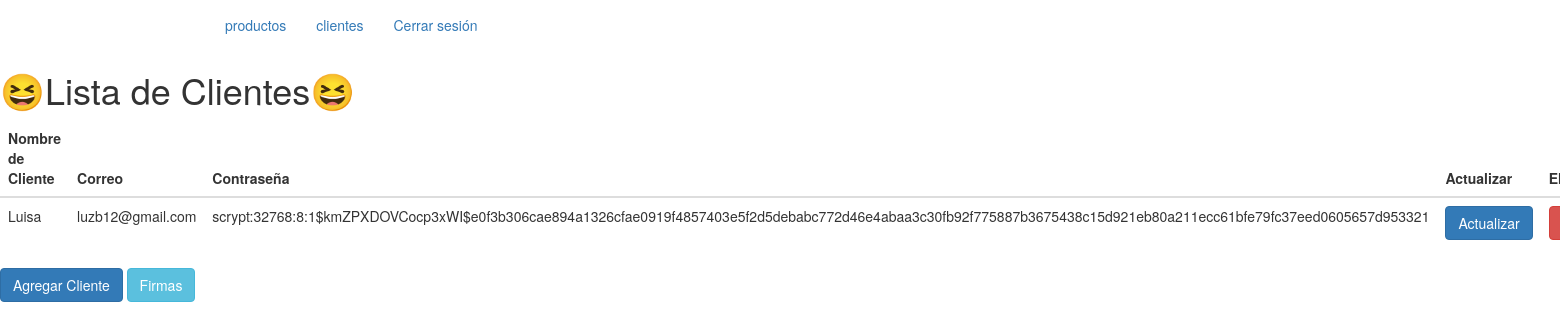
The page /clientes/listarCliente on the database as committed earlier.
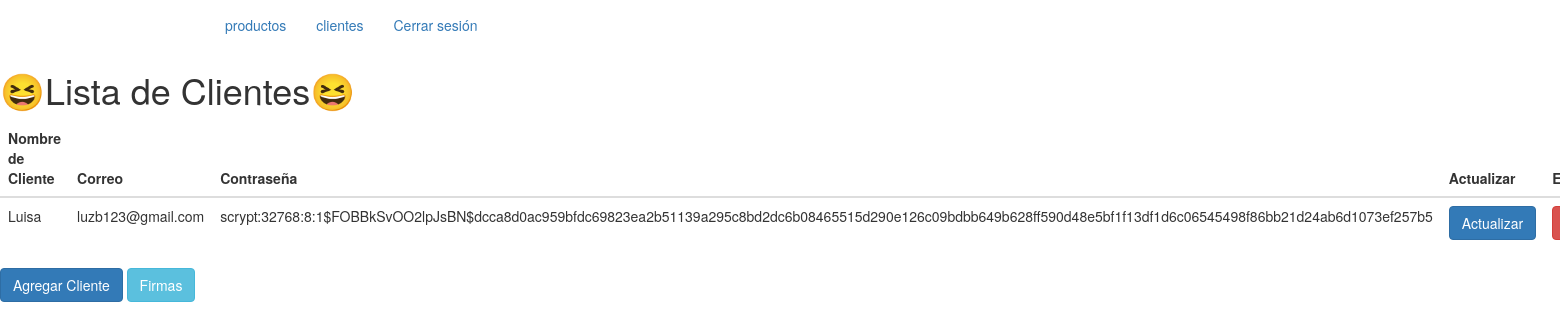
The same page on the database as committed later.
### app/models.py (models this page shows, shortened)
class Cliente(UserMixin, db.Model):
    __tablename__= "clientes"
    id = db.Column(db.Integer, primary_key = True)
    userName = db.Column(db.String(100), unique = True)
    email = db.Column(db.String(120), unique = True)
    password = db.Column(db.String(128))

### app/clientes/routes.py (the view)
@clientes.route('/listarCliente')
def listar():
    clientes= app.Cliente.query.all()
    return render_template('listarCliente.html',
                           clientes=clientes)

### app/clientes/templates/listarCliente.html (shortened to what this page needs)
{% extends "base.html" %} {% block content %}
<nav class="nav nav-inverse">
  <div class="container">
    <ul class="nav navbar-nav">
      <li><a href="/productos/listar">productos</a></li>
      <li><a href="/clientes/listarCliente">clientes</a></li>
      {% if current_user.is_authenticated %}
      <li>
        <a href="/auth/logout">Cerrar sesión</a>
      </li>
      {% else %}
      <li>
        <a href="/auth/logout">Cerrar sesión</a>
      </li>
      {% endif %}
    </ul>
  </div>
</nav>
<h1>😆Lista de Clientes😆</h1>
<table class="table table-hover">
  <thead>
    <tr>
      <th>Nombre de Cliente</th>
      <th>Correo</th>
      <th>Contraseña</th>
      <th>Actualizar</th>
      <th>Eliminar</th>
    </tr>
  </thead>
  <tbody>
    {% for cliente in clientes %}
    <tr>
      <td>{{cliente.userName}}</td>
      <td>{{cliente.email}}</td>
      <td>{{cliente.password}}</td>
      <td>
        <a href="/clientes/editarCliente/{{cliente.id}}" class="btn btn-primary"
          >Actualizar</a
        >
      </td>
      <td>
        <a
          href="/clientes/eliminarCliente/{{cliente.id}}"
          class="btn btn-danger"
          >Eliminar</a
        >
      </td>
    </tr>
    {% endfor %}
  </tbody>
</table>
<div class="d-grid gap-2 col-6 mx-auto">
  <a href="/clientes/crearCliente" class="btn btn-primary">Agregar Cliente</a>
  <a href="/firmas/lista_firmas" class="btn btn-info">Firmas</a>
</div>
{% endblock%}

### app/templates/base.html (shortened to what this page needs)
{% extends 'bootstrap/base.html' %}
{% block head %}
    {{ super() }}
{% endblock %}
{% block body %}
       {% block content %}
       {% endblock %}
{% endblock %}

Rows that differ between the two databases and show on the page:
changed Cliente "Luisa": email "luzb12@gmail.com" → "luzb123@gmail.com"; password "scrypt:32768:8:1$kmZPXDOVCocp3xWI$e0f3b306cae894a1326cfae0919f4857403e5f2d5debabc772d46e4abaa3c30fb92f775887b3675438c15d921eb80a211ecc61bfe79fc37eed0605657d953321" → "scrypt:32768:8:1$FOBBkSvOO2lpJsBN$dcca8d0ac959bfdc69823ea2b51139a295c8bd2dc6b08465515d290e126c09bdbb649b628ff590d48e5bf1f13df1d6c06545498f86bb21d24ab6d1073ef257b5"
